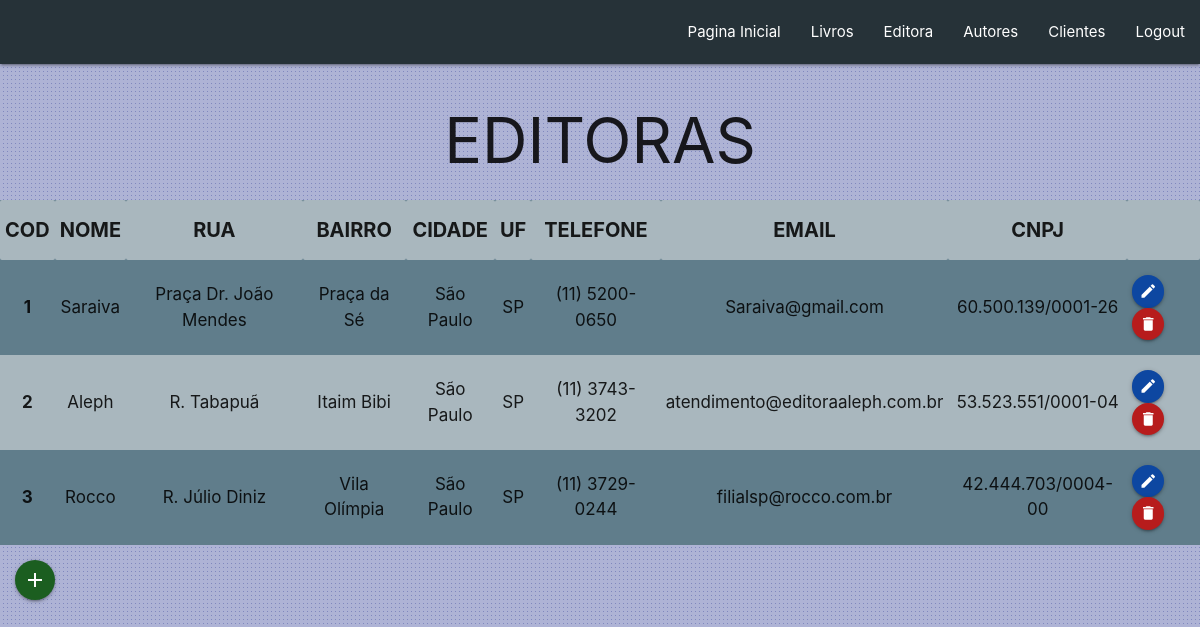
The app's page /VIEW/editoras/listaeditoras.php (signed in) with its own data.
### tables this page shows
CREATE TABLE `editoras` (
  `cod` int(11) NOT NULL,
  `nome` varchar(45) NOT NULL,
  `rua` varchar(45) NOT NULL,
  `bairro` varchar(45) NOT NULL,
  `cnpj` varchar(18) NOT NULL,
  `telefone` varchar(14) NOT NULL,
  `email` varchar(60) NOT NULL,
  `cidade` varchar(45) NOT NULL,
  `estado` varchar(45) NOT NULL
);

### DAL/dalEditora.php (called while the page is built, shortened)
<?php
    include_once 'C:\xampp\htdocs\ProjetoBibliotecaphp2023\MODEL\Editora.php';
    class dalEditora{
        public function Select(){
            $listaeditora = array();
            $sql = "select * from editoras;";
            $con = Conexao::conectar();
            $result = $con->query($sql);
            foreach($result as $linha){
                $editoras = new \MODEL\Editora();
                $editoras->setcod($linha['cod']);
                $editoras->setnome($linha['nome']);
                $editoras->setrua($linha['rua']);
                $editoras->setbairro($linha['bairro']);
                $editoras->setcnpj($linha['cnpj']);
                $editoras->settelefone($linha['telefone']);
                $editoras->setemail($linha['email']);
                $editoras->setcidade($linha['cidade']);
                $editoras->setestado($linha['estado']);
                $listaeditora[] = $editoras;
            }
            return $listaeditora;
        }
    }
?>

### BLL/BLL_Editora.php (called while the page is built, shortened)
<?php
    include_once 'C:\xampp\htdocs\ProjetoBibliotecaphp2023\DAL\dalEditora.php';
    class bllEditora {
        public function Select (){
            $dal = new  \DAL\dalEditora();
            return $dal->Select();
        }
    }
?>

### MODEL/Editora.php (called while the page is built, shortened)
<?php
    class Editora {
        private ?int $cod = null;
        private ?string $nome = null;
        private ?string $rua = null;
        private ?string $bairro = null;
        private ?string $cnpj = null;
        private ?string $telefone = null;
        private ?string $email = null;
        private ?string $cidade = null;
        private ?string $estado = null;
        public function getcod(){
            return $this->cod;
        }
        public function setcod(int $cod){
            $this->cod = $cod;
        }
        public function getnome(){
            return $this->nome;
        }
        public function setnome(string $nome){
            $this->nome = $nome;
        }
        public function getrua(){
            return $this->rua;
        }
        public function setrua(string $rua){
            $this->rua = $rua;
        }
        public function setbairro(string $bairro){
            $this->bairro = $bairro;
        }
        public function getbairro(){
            return $this->bairro;
        }
        public function setcnpj(string $cnpj){
            $this->cnpj = $cnpj;
        }
        public function getcnpj(){
            return $this->cnpj;
        }
        public function settelefone(string $telefone){
            $this->telefone = $telefone;
        }
        public function gettelefone(){
            return $this->telefone;
        }
        public function setemail(string $email){
            $this->email = $email;
        }
        public function getemail(){
            return $this->email;
        }
        public function setcidade(string $cidade){
            $this->cidade = $cidade;
        }
        public function getcidade(){
            return $this->cidade;
        }
        public function setestado(string $estado){
            $this->estado = $estado;
        }
        public function getestado(){
            return $this->estado;
        }
    }
?>

### VIEW/editoras/listaeditoras.php (the view, shortened to what this page needs)
<?php
    include_once 'C:\xampp\htdocs\ProjetoBibliotecaphp2023\BLL\BLL_Editora.php';
    $bll = new \BLL\bllEditora();
    $lsteditoras = $bll->Select();
?>
<!DOCTYPE html>
<html lang="pt-br">
<head>
    <link rel="stylesheet" href="https://cdnjs.cloudflare.com/ajax/libs/materialize/1.0.0/css/materialize.min.css">
</head>
<body style="background-image: url(../src/fundo.png);">
    <?php include_once '../menu.php' ?>
    <h1 class="center">EDITORAS</h1>
    <table class="striped blue-grey">
    <tr style="font-size: 20px;">
        <th class="center">COD</th>
        <th class="center">NOME</th>
        <th class="center">RUA</th>
        <th class="center">BAIRRO</th>
        <th class="center">CIDADE</th>
        <th class="center">UF</th>
        <th class="center">TELEFONE</th>
        <th class="center">EMAIL</th>
        <th class="center">CNPJ</th>
        <th></th>
    </tr>
    <?php
    if($lsteditoras != null){
        foreach($lsteditoras as $editora){
    ?>
        <tr style="font-size: 17px;">
            <td class="center" style="font-weight: bold;"><?= $editora->getcod();?></td>
            <td class="center"><?= $editora->getnome();?></td>
            <td class="center"><?= $editora->getrua();?></td>
            <td class="center"><?= $editora->getbairro();?></td>
            <td class="center"><?= $editora->getcidade();?></td>
            <td class="center"><?= $editora->getestado();?></td>
            <td class="center"><?= $editora->gettelefone();?></td>
            <td class="center"><?= $editora->getemail();?></td>
            <td class="center"><?= $editora->getcnpj();?></td>
            <td>
                <a class="btn-floating btn-small waves-effect waves-light blue darken-4" onclick="JavaScript:location.href='edit_editora.php?cod=' + <?php echo $editora->getcod(); ?>"><i class="material-icons">edit</i></a>
                <a class="btn-floating btn-small waves-effect waves-light red darken-4" onclick="JavaScript: remover(<?php echo $editora->getcod(); ?>);"><i class="material-icons">delete</i></a>
            </td>
        </tr>
    <?php
            }
        }
    ?>
    </table>
    <a class="btn-floating btn-medium waves-effect waves-light green darken-4" style="margin: 15px;" href="insert_editora.php"><i class="material-icons">add</i></a>
</body>
</html>

### records on screen
editoras: cod "1", nome "Saraiva", rua "Praça Dr. João Mendes", bairro "Praça da Sé", cidade "São Paulo", estado "SP", telefone "(11) 5200-0650", email "Saraiva@gmail.com", cnpj "60.500.139/0001-26"
editoras: cod "2", nome "Aleph", rua "R. Tabapuã", bairro "Itaim Bibi", cidade "São Paulo", estado "SP", telefone "(11) 3743-3202", email "atendimento@editoraaleph.com.br", cnpj "53.523.551/0001-04"
editoras: cod "3", nome "Rocco", rua "R. Júlio Diniz", bairro "Vila Olímpia", cidade "São Paulo", estado "SP", telefone "(11) 3729-0244", email "filialsp@rocco.com.br", cnpj "42.444.703/0004-00"
